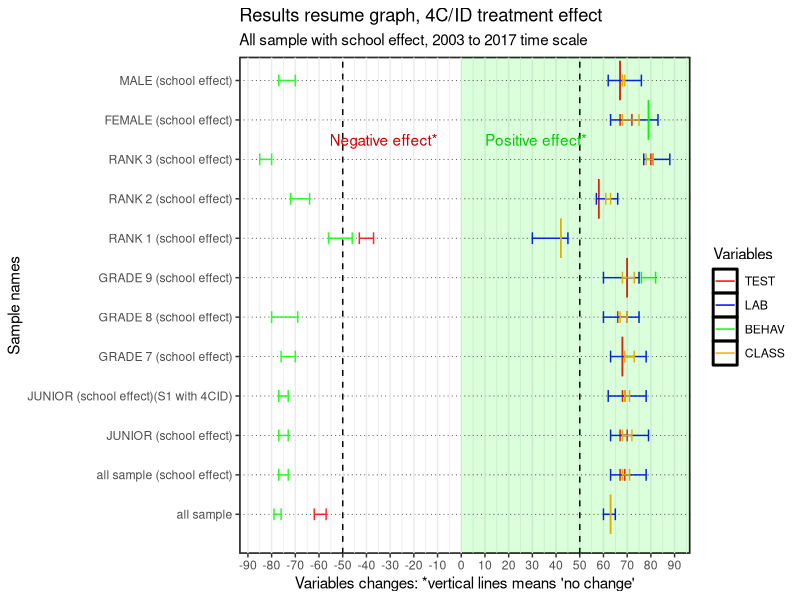
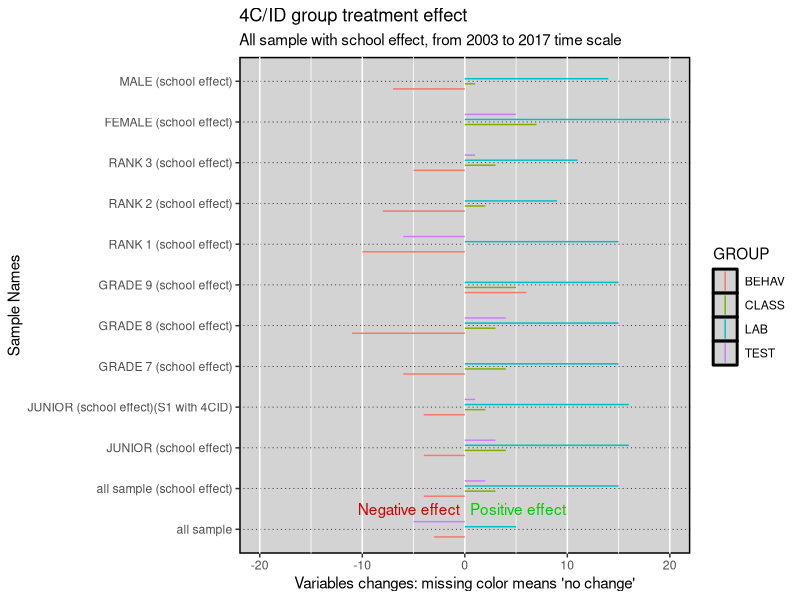
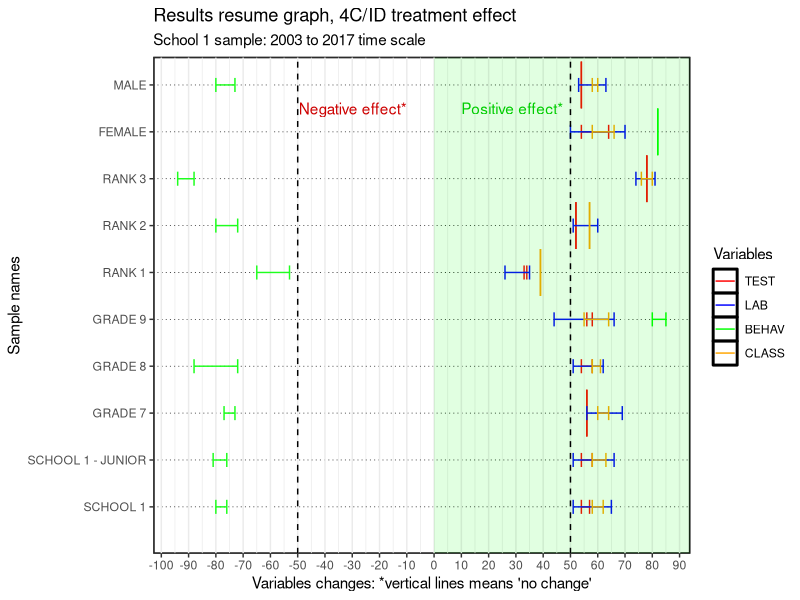
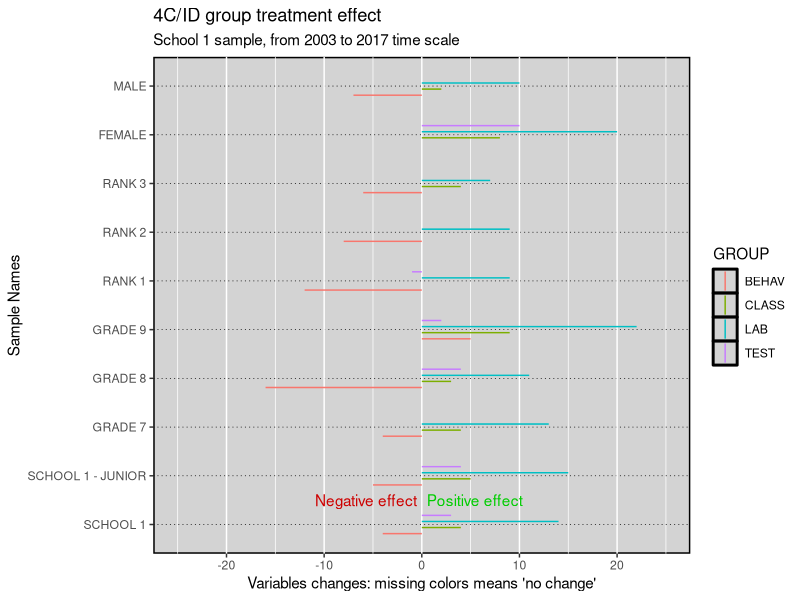
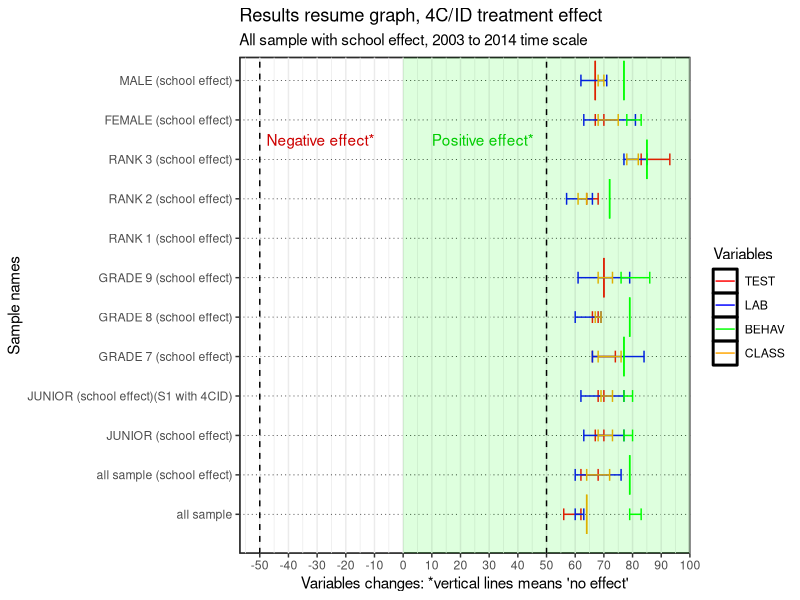
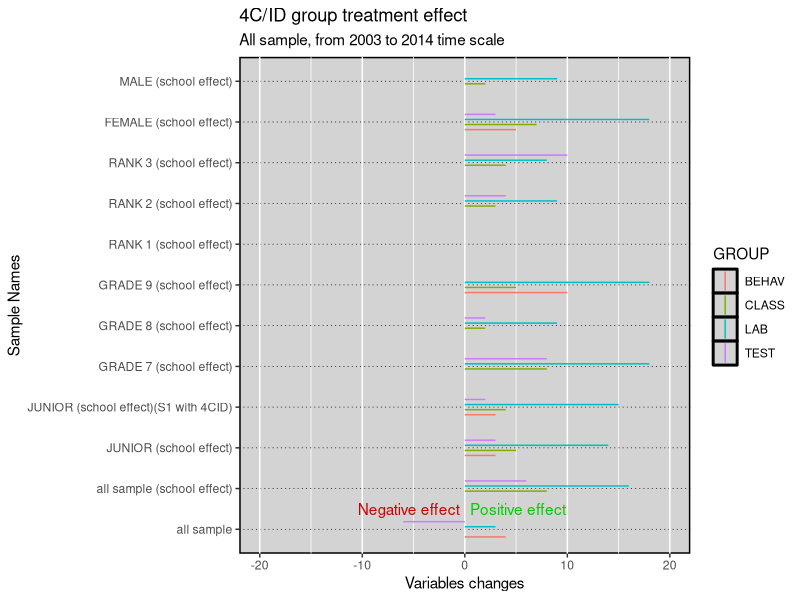
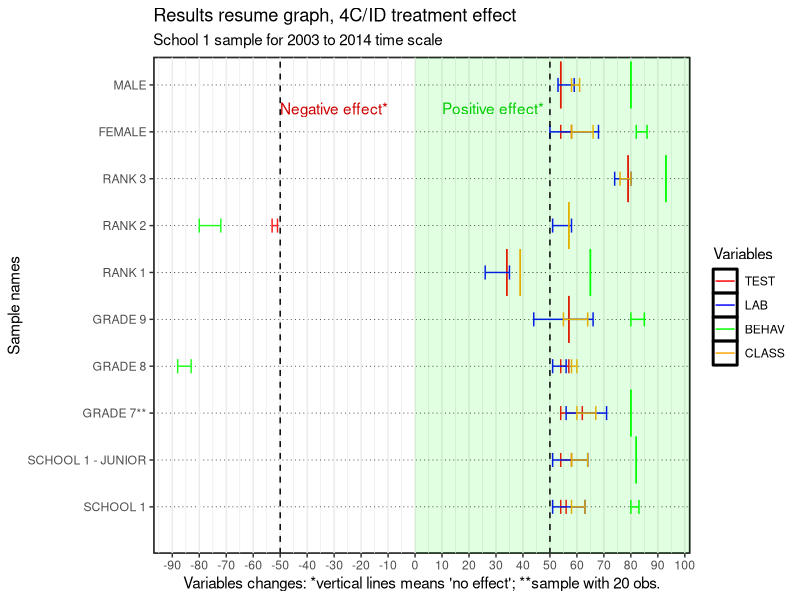
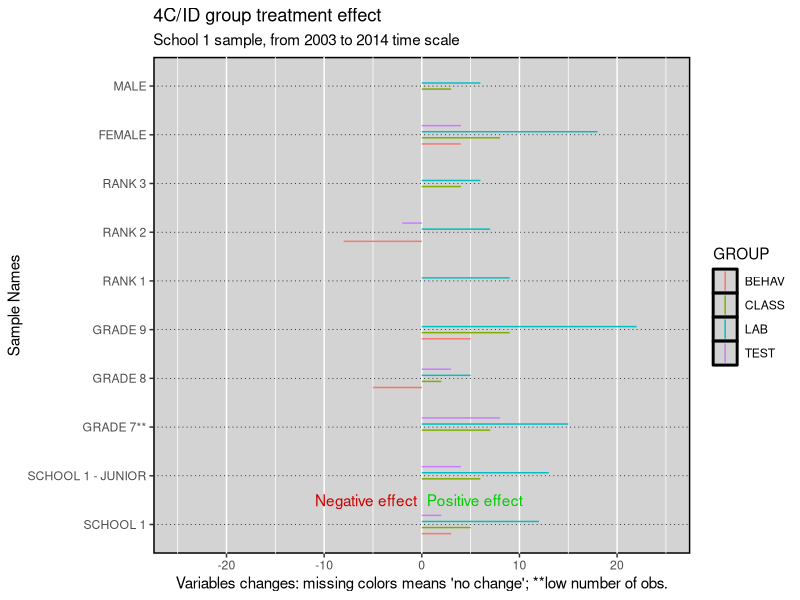

Write the R code that produced these figures, in order.
#INDEX
# Summary results all sample (with school effect) - 2003 to 2017 - 15
  # variable change - 53
# School 1 - 2003 to 2017 - 91
  # variable change - 135
# Summary results all sample (with school effect) - 2003 to 2014 - 175
  # variable change - 212
# School 1 - 2003 to 2014 - 250
  # variable change - 289
# All sample - 312
  # Variable change - 349
# School 1 JUNIOR grade - 2003 to 2017 - 383
# variable change - 420
# School 1 JUNIOR grade - 2003 to 2014 - 454
# variable change - 492

# libraries 
library(dplyr) #work with data frames
library(tidyverse) #include dplyr
library(ggplot2) # graphs
library(gridExtra) #arrange graphs in rows

# NOTE: https://r-charts.com/part-whole/diverging-bar-chart-ggplot2/
# for plotting changes
# the graphs with varables chnge are based on the sama data frame "results" which means
# hat you need to run results and resultsD for diferent graphs after running the data

########## Summary results all sample (with school effect) - 2003 to 2017
# for changes that have p-value that we can't reject the null I use the mean value

results <- data.frame(
  samples=c("all sample", "all sample (school effect)" , "JUNIOR (school effect)", "JUNIOR (school effect)(S1 with 4CID)", "GRADE 7 (school effect)","GRADE 8 (school effect)", "GRADE 9 (school effect)", "RANK 1 (school effect)", "RANK 2 (school effect)","RANK 3 (school effect)","FEMALE (school effect)","MALE (school effect)"),
  TEST1=c(-57,67,67,68,68,66,70,-37,58,80,67,67),
  TEST2=c(-62,69,70,69,68,70,70,-43,58,81,72,67),
  LAB1=c(60,63,63,62,63,60,60,30,57,77,63,62),
  LAB2=c(65,78,79,78,78,75,75,45,66,88,83,76),
  BEHAV1=c(-76,-73,-73,-73,-70,-69,76,-46,-64,-80,79,-70),
  BEHAV2=c(-79,-77,-77,-77,-76,-80,82,-56,-72,-85,79,-77),
  CLASS1=c(63,68,68,69,69,67,68,42,61,78,68,68),
  CLASS2=c(63,71,72,71,73,70,73,42,63,81,75,69)
)
results

ggplot(results,aes(group=TEST1)) +
  geom_errorbar(aes(x=samples, ymin=TEST1, ymax=TEST2,color='TEST'), width = ifelse(results$TEST1==results$TEST2, 1, 0.3))+
  geom_errorbar(aes(x=samples, ymin=LAB1, ymax=LAB2,color='LAB'), width = ifelse(results$LAB1==results$LAB2, 1, 0.3)) +
  geom_errorbar(aes(x=samples, ymin=BEHAV1, ymax=BEHAV2, color='BEHAV'), width = ifelse(results$BEHAV1==results$BEHAV2, 1, 0.3)) +
  geom_errorbar(aes(x=samples, ymin=CLASS1, ymax=CLASS2, color='CLASS'),width = ifelse(results$CLASS1==results$CLASS2, 1, 0.3)) +
  xlab("Sample names")+
  labs(title="Results resume graph, 4C/ID treatment effect",y = "Variables changes: *vertical lines means 'no change'",subtitle = "All sample with school effect, 2003 to 2017 time scale")+
  scale_color_manual(name='Variables',
                     breaks=c('TEST','LAB', 'BEHAV', 'CLASS'),
                     values=c('TEST'='red', 'LAB'='blue', 'BEHAV'='green', 'CLASS'='orange'))+
  theme_bw()+
  theme(panel.grid.major.y = element_line(color = 1,linewidth = 0.25, linetype = 3),panel.background = element_rect(color = 1, linewidth = 1),plot.background = element_rect(fill = "white"))+
  geom_rect(aes(xmin=0,xmax=Inf,ymin = - Inf,ymax = 0),fill="white",alpha = 0.01) +
  geom_rect(aes(xmin=0,xmax=Inf,ymin = 0,ymax = Inf),fill="green",alpha = 0.01) +
  scale_x_discrete(limits=c("all sample", "all sample (school effect)" , "JUNIOR (school effect)", "JUNIOR (school effect)(S1 with 4CID)", "GRADE 7 (school effect)","GRADE 8 (school effect)", "GRADE 9 (school effect)", "RANK 1 (school effect)", "RANK 2 (school effect)","RANK 3 (school effect)","FEMALE (school effect)","MALE (school effect)"))+
  scale_y_continuous(breaks = seq(-100, 100, by = 10))+
  geom_hline(yintercept=c(-50,50),color="black",linetype=2)+
  annotate(geom="text", x=10.5, y=-10, label="Negative effect*",color="red3",hjust=1)+
  annotate(geom="text", x=10.5, y=10, label="Positive effect*",color="green3",hjust=0)+
  coord_flip()

# Results: variable change
# prepare data frame for bar ploting
# IMPORTANT NOTE: the negative values are used to plot them in a different area of the graph for 
# negative effects. However, to use this data-frames to compute changes we need to have this values 
# exchanged in order to compute negative change values.
results$DTEST <- results$TEST2-results$TEST1
results$DLAB <- results$LAB2-results$LAB1
results$DBEHAV <- results$BEHAV2-results$BEHAV1
results$DCLASS <- results$CLASS2-results$CLASS1
resultsDTEST <- results %>% select(samples,DTEST)
resultsDTEST$GROUP <-"TEST"
names(resultsDTEST)[2]<-'VALUE'
resultsDLAB <- results %>% select(samples,DLAB)
resultsDLAB$GROUP <-"LAB"
names(resultsDLAB)[2]<-'VALUE'
resultsDBEHAV <- results %>% select(samples,DBEHAV)
resultsDBEHAV$GROUP <-"BEHAV"
names(resultsDBEHAV)[2]<-'VALUE'
resultsDCLASS <- results %>% select(samples,DCLASS)
resultsDCLASS$GROUP <-"CLASS"
names(resultsDCLASS)[2]<-'VALUE'
resultsD<-bind_rows(resultsDTEST,resultsDLAB,resultsDBEHAV,resultsDCLASS)
resultsD

ggplot(resultsD,aes(x=samples,xmin=samples, ymin=0, ymax=VALUE,color=GROUP)) +
  geom_linerange(position = position_dodge(width = 0.5))+
  ylab("Variables changes: missing color means 'no change'")+labs(title="4C/ID group treatment effect",subtitle = "All sample with school effect, from 2003 to 2017 time scale",x = "Sample Names")+
  theme(panel.grid.major.y = element_line(color = 1,linewidth = 0.25, linetype = 3),panel.background = element_rect(fill="lightgray",color = 1, linewidth = 1),plot.background = element_rect(fill = "white"))+
  annotate(geom="text", y=-0.5, x=1.5, label="Negative effect",color="red3",hjust=1)+
  annotate(geom="text", y=0.5, x=1.5, label="Positive effect",color="green3",hjust=0)+
  scale_x_discrete(limits=c("all sample", "all sample (school effect)" , "JUNIOR (school effect)", "JUNIOR (school effect)(S1 with 4CID)", "GRADE 7 (school effect)","GRADE 8 (school effect)", "GRADE 9 (school effect)", "RANK 1 (school effect)", "RANK 2 (school effect)","RANK 3 (school effect)","FEMALE (school effect)","MALE (school effect)"))+
  scale_y_continuous(limits=c(-20,20,5))+  
  coord_flip()

########## Summary results for SCHOOL 1 sample only - 2003 to 2017
# for changes that have p-value that we can't reject the null I use the mean value
results <- data.frame(
  samples=c("SCHOOL 1", "SCHOOL 1 - JUNIOR","GRADE 7","GRADE 8", "GRADE 9", "RANK 1", "RANK 2","RANK 3","FEMALE","MALE"),
  TEST1=c(54,54,56,54,56,34,52,78,54,54),
  TEST2=c(57,58,56,58,58,33,52,78,64,54),
  LAB1=c(51,51,56,51,44,26,51,74,50,53),
  LAB2=c(65,66,69,62,66,35,60,81,70,63),
  BEHAV1=c(-76,-76,-73,-72,80,-53,-72,-88,82,-73),
  BEHAV2=c(-80,-81,-77,-88,85,-65,-80,-94,82,-80),
  CLASS1=c(58,58,60,58,55,39,57,76,58,58),
  CLASS2=c(62,63,64,61,64,39,57,80,66,60)
)

# This data.frame file ResultsD is also used for the all sample school effect. Please build it starting
# with the new data fle "results" continue to the line "Results change" to have the same file but only for the school 1 sample.

ggplot(results,aes(group=TEST1)) +
  geom_errorbar(aes(x=samples, ymin=TEST1, ymax=TEST2,color='TEST'), width = ifelse(results$TEST1==results$TEST2, 1, 0.3))+
  geom_errorbar(aes(x=samples, ymin=LAB1, ymax=LAB2,color='LAB'), width = ifelse(results$LAB1==results$LAB2, 1, 0.3)) +
  geom_errorbar(aes(x=samples, ymin=BEHAV1, ymax=BEHAV2, color='BEHAV'), width = ifelse(results$BEHAV1==results$BEHAV2, 1, 0.3)) +
  geom_errorbar(aes(x=samples, ymin=CLASS1, ymax=CLASS2, color='CLASS'),width = ifelse(results$CLASS1==results$CLASS2, 1, 0.3)) +
  xlab("Sample names")+labs(title="Results resume graph, 4C/ID treatment effect",y = "Variables changes: *vertical lines means 'no change'",subtitle = "School 1 sample: 2003 to 2017 time scale")+
  scale_color_manual(name='Variables',
                     breaks=c('TEST','LAB', 'BEHAV', 'CLASS'),
                     values=c('TEST'='red', 'LAB'='blue', 'BEHAV'='green', 'CLASS'='orange'))+
  theme_bw()+
  theme(panel.grid.major.y = element_line(color = 1,linewidth = 0.25, linetype = 3),panel.background = element_rect(color = 1, linewidth = 1),plot.background = element_rect(fill = "white"))+
  geom_rect(aes(xmin=0,xmax=Inf,ymin = - Inf,ymax = 0),fill="white",alpha = 0.01) +
  geom_rect(aes(xmin=0,xmax=Inf,ymin = 0,ymax = Inf),fill="green",alpha = 0.01) +
  scale_x_discrete(limits=c("SCHOOL 1", "SCHOOL 1 - JUNIOR","GRADE 7","GRADE 8", "GRADE 9", "RANK 1", "RANK 2","RANK 3","FEMALE","MALE"))+
  scale_y_continuous(breaks = seq(-100, 100, by = 10))+
  geom_hline(yintercept=c(-50,50),color="black",linetype=2)+
  annotate(geom="text", x=9.5, y=-10, label="Negative effect*",color="red3",hjust=1)+
  annotate(geom="text", x=9.5, y=10, label="Positive effect*",color="green3",hjust=0)+
  coord_flip()

# Results: variable change
# prepare data frame for bar ploting
# IMPORTANT NOTE: the negative values are used to plot them in a different area of the graph for 
# negative effects. However, to use this data-frames to compute changes we need to have this values 
# exchanged in order to compute negative change values.
results$DTEST <- results$TEST2-results$TEST1
results$DLAB <- results$LAB2-results$LAB1
results$DBEHAV <- results$BEHAV2-results$BEHAV1
results$DCLASS <- results$CLASS2-results$CLASS1
resultsDTEST <- results %>% select(samples,DTEST)
resultsDTEST$GROUP <-"TEST"
names(resultsDTEST)[2]<-'VALUE'
resultsDLAB <- results %>% select(samples,DLAB)
resultsDLAB$GROUP <-"LAB"
names(resultsDLAB)[2]<-'VALUE'
resultsDBEHAV <- results %>% select(samples,DBEHAV)
resultsDBEHAV$GROUP <-"BEHAV"
names(resultsDBEHAV)[2]<-'VALUE'
resultsDCLASS <- results %>% select(samples,DCLASS)
resultsDCLASS$GROUP <-"CLASS"
names(resultsDCLASS)[2]<-'VALUE'
resultsD<-bind_rows(resultsDTEST,resultsDLAB,resultsDBEHAV,resultsDCLASS)
resultsD

ggplot(resultsD,aes(x=samples, ymin=0, ymax=VALUE,color=GROUP)) +
  geom_linerange(position = position_dodge(width = 0.5))+
  ylab("Variables changes: missing colors means 'no change'")+labs(title="4C/ID group treatment effect",subtitle = "School 1 sample, from 2003 to 2017 time scale",x = "Sample Names")+
  theme(panel.grid.major.y = element_line(color = 1,linewidth = 0.25, linetype = 3),panel.background = element_rect(fill="lightgray",color = 1, linewidth = 1),plot.background = element_rect(fill = "white"))+
  annotate(geom="text", y=-0.5, x=1.5, label="Negative effect",color="red3",hjust=1)+
  annotate(geom="text", y=0.5, x=1.5, label="Positive effect",color="green3",hjust=0)+
  scale_x_discrete(limits=c("SCHOOL 1", "SCHOOL 1 - JUNIOR","GRADE 7","GRADE 8", "GRADE 9", "RANK 1", "RANK 2","RANK 3","FEMALE","MALE"))+
  scale_y_continuous(limits=c(-25,25,5))+  
  coord_flip()

########## Summary results all sample (with school effect) - 2003 to 2014
# for changes that have p-value that we can't reject the null I use the mean value
# Rank 1 small sample
results <- data.frame(
  samples=c("all sample", "all sample (school effect)" , "JUNIOR (school effect)", "JUNIOR (school effect)(S1 with 4CID)", "GRADE 7 (school effect)","GRADE 8 (school effect)", "GRADE 9 (school effect)", "RANK 2 (school effect)","RANK 3 (school effect)","FEMALE (school effect)","MALE (school effect)"),
  TEST1=c(62,62,67,68,66,66,70,64,83,67,67),
  TEST2=c(56,68,70,70,74,68,70,68,93,70,67),
  LAB1=c(60,60,63,62,66,60,61,57,77,63,62),
  LAB2=c(63,76,77,77,84,69,79,66,85,81,71),
  BEHAV1=c(79,79,77,77,77,79,76,72,85,78,77),
  BEHAV2=c(83,79,80,80,77,79,86,72,85,83,77),
  CLASS1=c(64,64,68,69,68,67,68,61,78,68,68),
  CLASS2=c(64,72,73,73,76,69,73,64,82,75,70)
)
results

ggplot(results,aes(group=TEST1)) +
  geom_errorbar(aes(x=samples, ymin=TEST1, ymax=TEST2,color='TEST'), width = ifelse(results$TEST1==results$TEST2, 1, 0.3))+
  geom_errorbar(aes(x=samples, ymin=LAB1, ymax=LAB2,color='LAB'), width = ifelse(results$LAB1==results$LAB2, 1, 0.3)) +
  geom_errorbar(aes(x=samples, ymin=BEHAV1, ymax=BEHAV2, color='BEHAV'), width = ifelse(results$BEHAV1==results$BEHAV2, 1, 0.3)) +
  geom_errorbar(aes(x=samples, ymin=CLASS1, ymax=CLASS2, color='CLASS'),width = ifelse(results$CLASS1==results$CLASS2, 1, 0.3)) +
  xlab("Sample names")+
  labs(title="Results resume graph, 4C/ID treatment effect",y = "Variables changes: *vertical lines means 'no effect'",subtitle = "All sample with school effect, 2003 to 2014 time scale")+
  scale_color_manual(name='Variables',
                     breaks=c('TEST','LAB', 'BEHAV', 'CLASS'),
                     values=c('TEST'='red', 'LAB'='blue', 'BEHAV'='green', 'CLASS'='orange'))+
  theme_bw()+
  theme(panel.grid.major.y = element_line(color = 1,linewidth = 0.25, linetype = 3),panel.background = element_rect(color = 1, linewidth = 1),plot.background = element_rect(fill = "white"))+
  geom_rect(aes(xmin=0,xmax=Inf,ymin = - Inf,ymax = 0),fill="white",alpha = 0.01) +
  geom_rect(aes(xmin=0,xmax=Inf,ymin = 0,ymax = Inf),fill="green",alpha = 0.01) +
  scale_x_discrete(limits=c("all sample", "all sample (school effect)" , "JUNIOR (school effect)", "JUNIOR (school effect)(S1 with 4CID)", "GRADE 7 (school effect)","GRADE 8 (school effect)", "GRADE 9 (school effect)", "RANK 1 (school effect)", "RANK 2 (school effect)","RANK 3 (school effect)","FEMALE (school effect)","MALE (school effect)"))+
  scale_y_continuous(breaks = seq(-100, 100, by = 10))+
  geom_hline(yintercept=c(-50,50),color="black",linetype=2)+
  annotate(geom="text", x=10.5, y=-10, label="Negative effect*",color="red3",hjust=1)+
  annotate(geom="text", x=10.5, y=10, label="Positive effect*",color="green3",hjust=0)+
  coord_flip()

# Results: variable change
# prepare data frame for bar ploting
# IMPORTANT NOTE: the negative values are used to plot them in a different area of the graph for 
# negative effects. However, to use this data-frames to compute changes we need to have this values 
# exchanged in order to compute negative change values.
results$DTEST <- results$TEST2-results$TEST1
results$DLAB <- results$LAB2-results$LAB1
results$DBEHAV <- results$BEHAV2-results$BEHAV1
results$DCLASS <- results$CLASS2-results$CLASS1
resultsDTEST <- results %>% select(samples,DTEST)
resultsDTEST$GROUP <-"TEST"
names(resultsDTEST)[2]<-'VALUE'
resultsDLAB <- results %>% select(samples,DLAB)
resultsDLAB$GROUP <-"LAB"
names(resultsDLAB)[2]<-'VALUE'
resultsDBEHAV <- results %>% select(samples,DBEHAV)
resultsDBEHAV$GROUP <-"BEHAV"
names(resultsDBEHAV)[2]<-'VALUE'
resultsDCLASS <- results %>% select(samples,DCLASS)
resultsDCLASS$GROUP <-"CLASS"
names(resultsDCLASS)[2]<-'VALUE'
resultsD<-bind_rows(resultsDTEST,resultsDLAB,resultsDBEHAV,resultsDCLASS)
resultsD

ggplot(resultsD,aes(x=samples, ymin=0, ymax=VALUE,color=GROUP)) +
  geom_linerange(position = position_dodge(width = 0.5))+
  ylab("Variables changes")+labs(title="4C/ID group treatment effect",subtitle = "All sample, from 2003 to 2014 time scale",x = "Sample Names")+
  theme(panel.grid.major.y = element_line(color = 1,linewidth = 0.25, linetype = 3),panel.background = element_rect(fill="lightgray",color = 1, linewidth = 1),plot.background = element_rect(fill = "white"))+  annotate(geom="text", y=-0.5, x=1.5, label="Negative effect",color="red3",hjust=1)+
  annotate(geom="text", y=0.5, x=1.5, label="Positive effect",color="green3",hjust=0)+
  scale_x_discrete(limits=c("all sample", "all sample (school effect)" , "JUNIOR (school effect)", "JUNIOR (school effect)(S1 with 4CID)", "GRADE 7 (school effect)","GRADE 8 (school effect)", "GRADE 9 (school effect)", "RANK 1 (school effect)", "RANK 2 (school effect)","RANK 3 (school effect)","FEMALE (school effect)","MALE (school effect)"))+
  scale_y_continuous(limits=c(-20,20,5))+  
  coord_flip()

########## Summary results for SCHOOL 1 sample only - 2003 to 2014
# for changes that have p-value that we can't reject the null I use the mean value
results <- data.frame(
  samples=c("SCHOOL 1", "SCHOOL 1 - JUNIOR","GRADE 7**","GRADE 8", "GRADE 9", "RANK 1", "RANK 2","RANK 3","FEMALE","MALE"),
  TEST1=c(54,54,54,54,57,34,-51,79,54,54),
  TEST2=c(56,58,62,57,57,34,-53,79,58,54),
  LAB1=c(51,51,56,51,44,26,51,74,50,53),
  LAB2=c(63,64,71,56,66,35,58,80,68,59),
  BEHAV1=c(80,82,80,-83,80,65,-72,93,82,80),
  BEHAV2=c(83,82,80,-88,85,65,-80,93,86,80),
  CLASS1=c(58,58,60,58,55,39,57,76,58,58),
  CLASS2=c(63,64,67,60,64,39,57,80,66,61)
)

# ** sample with 20 obs.

ggplot(results,aes(group=TEST1)) +
  geom_errorbar(aes(x=samples, ymin=TEST1, ymax=TEST2,color='TEST'), width = ifelse(results$TEST1==results$TEST2, 1, 0.3))+
  geom_errorbar(aes(x=samples, ymin=LAB1, ymax=LAB2,color='LAB'), width = ifelse(results$LAB1==results$LAB2, 1, 0.3)) +
  geom_errorbar(aes(x=samples, ymin=BEHAV1, ymax=BEHAV2, color='BEHAV'), width = ifelse(results$BEHAV1==results$BEHAV2, 1, 0.3)) +
  geom_errorbar(aes(x=samples, ymin=CLASS1, ymax=CLASS2, color='CLASS'),width = ifelse(results$CLASS1==results$CLASS2, 1, 0.3)) +
  xlab("Sample names")+
  labs(title="Results resume graph, 4C/ID treatment effect",y = "Variables changes: *vertical lines means 'no effect'; **sample with 20 obs.",subtitle = "School 1 sample for 2003 to 2014 time scale")+
  scale_color_manual(name='Variables',
                     breaks=c('TEST','LAB', 'BEHAV', 'CLASS'),
                     values=c('TEST'='red', 'LAB'='blue', 'BEHAV'='green', 'CLASS'='orange'))+
  theme_bw()+
  theme(panel.grid.major.y = element_line(color = 1,linewidth = 0.25, linetype = 3),panel.background = element_rect(color = 1, linewidth = 1),plot.background = element_rect(fill = "white"))+
  geom_rect(aes(xmin=0,xmax=Inf,ymin = - Inf,ymax = 0),fill="white",alpha = 0.01) +
  geom_rect(aes(xmin=0,xmax=Inf,ymin = 0,ymax = Inf),fill="green",alpha = 0.01) +
  scale_x_discrete(limits=c("SCHOOL 1", "SCHOOL 1 - JUNIOR","GRADE 7**","GRADE 8", "GRADE 9", "RANK 1", "RANK 2","RANK 3","FEMALE","MALE"))+
  scale_y_continuous(breaks = seq(-100, 100, by = 10))+
  geom_hline(yintercept=c(-50,50),color="black",linetype=2)+
  annotate(geom="text", x=9.5, y=-10, label="Negative effect*",color="red3",hjust=1)+
  annotate(geom="text", x=9.5, y=10, label="Positive effect*",color="green3",hjust=0)+
  coord_flip()

# Results: variable change
# prepare data frame for bar ploting
# IMPORTANT NOTE: the negative values are used to plot them in a different area of the graph for 
# negative effects. However, to use this data-frames to compute changes we need to have this values 
# exchanged in order to compute negative change values.
results$DTEST <- results$TEST2-results$TEST1
results$DLAB <- results$LAB2-results$LAB1
results$DBEHAV <- results$BEHAV2-results$BEHAV1
results$DCLASS <- results$CLASS2-results$CLASS1
resultsDTEST <- results %>% select(samples,DTEST)
resultsDTEST$GROUP <-"TEST"
names(resultsDTEST)[2]<-'VALUE'
resultsDLAB <- results %>% select(samples,DLAB)
resultsDLAB$GROUP <-"LAB"
names(resultsDLAB)[2]<-'VALUE'
resultsDBEHAV <- results %>% select(samples,DBEHAV)
resultsDBEHAV$GROUP <-"BEHAV"
names(resultsDBEHAV)[2]<-'VALUE'
resultsDCLASS <- results %>% select(samples,DCLASS)
resultsDCLASS$GROUP <-"CLASS"
names(resultsDCLASS)[2]<-'VALUE'
resultsD<-bind_rows(resultsDTEST,resultsDLAB,resultsDBEHAV,resultsDCLASS)
resultsD

ggplot(resultsD,aes(x=samples, ymin=0, ymax=VALUE,color=GROUP)) +
  geom_linerange(position = position_dodge(width = 0.5))+
  ylab("Variables changes: missing colors means 'no change'; **low number of obs.")+labs(title="4C/ID group treatment effect",subtitle = "School 1 sample, from 2003 to 2014 time scale",x = "Sample Names")+
  theme(panel.grid.major.y = element_line(color = 1,linewidth = 0.25, linetype = 3),panel.background = element_rect(fill="lightgray",color = 1, linewidth = 1),plot.background = element_rect(fill = "white"))+
  annotate(geom="text", y=-0.5, x=1.5, label="Negative effect",color="red3",hjust=1)+
  annotate(geom="text", y=0.5, x=1.5, label="Positive effect",color="green3",hjust=0)+
  scale_x_discrete(limits=c("SCHOOL 1", "SCHOOL 1 - JUNIOR","GRADE 7**","GRADE 8", "GRADE 9", "RANK 1", "RANK 2","RANK 3","FEMALE","MALE"))+
  scale_y_continuous(limits=c(-25,25,5))+  
  coord_flip()

########## Summary results all sample - 2003 to 2017
# for changes that have p-value that we can't reject the null I use the mean value

results <- data.frame(
  samples=c("all sample","JUNIOR","JUNIOR HIGH","GRADE 7","GRADE 8", "GRADE 9", "RANK 1", "RANK 2","RANK 3","FEMALE","MALE"),
  TEST1=c(-58,-58,54,60,60,-58,-34,-51,79,62,-55),
  TEST2=c(-62,-63,54,60,60,-67,-33,-56,79,62,-61),
  LAB1=c(60,60,55,61,60,60,28,54,76,60,60),
  LAB2=c(65,66,65,69,62,66,35,60,81,70,63),
  BEHAV1=c(-76,-76,-75,-73,-72,77,-54,-72,87,79,-73),
  BEHAV2=c(-79,-79,-80,-77,-80,85,-63,-75,87,83,-78),
  CLASS1=c(63,64,59,64,62,65,39,-58,77,64,-60),
  CLASS2=c(63,63,59,64,62,65,39,-59,80,66,-64)
)
results

ggplot(results,aes(group=TEST1)) +
  geom_errorbar(aes(x=samples, ymin=TEST1, ymax=TEST2,color='TEST'), width = ifelse(results$TEST1==results$TEST2, 1, 0.3))+
  geom_errorbar(aes(x=samples, ymin=LAB1, ymax=LAB2,color='LAB'), width = ifelse(results$LAB1==results$LAB2, 1, 0.3)) +
  geom_errorbar(aes(x=samples, ymin=BEHAV1, ymax=BEHAV2, color='BEHAV'), width = ifelse(results$BEHAV1==results$BEHAV2, 1, 0.3)) +
  geom_errorbar(aes(x=samples, ymin=CLASS1, ymax=CLASS2, color='CLASS'),width = ifelse(results$CLASS1==results$CLASS2, 1, 0.3)) +
  xlab("Sample names")+
  labs(title="Results resume graph, 4C/ID treatment effect",y = "Variables changes: *vertical lines means 'no effect'",subtitle = "2003 to 2017 time scale")+
  scale_color_manual(name='Variables',
                     breaks=c('TEST','LAB', 'BEHAV', 'CLASS'),
                     values=c('TEST'='red', 'LAB'='blue', 'BEHAV'='green', 'CLASS'='orange'))+
  theme_bw()+
  theme(panel.grid.major.y = element_line(color = 1,linewidth = 0.25, linetype = 3),panel.background = element_rect(color = 1, linewidth = 1),plot.background = element_rect(fill = "white"))+
  geom_rect(aes(xmin=0,xmax=Inf,ymin = - Inf,ymax = 0),fill="white",alpha = 0.01) +
  geom_rect(aes(xmin=0,xmax=Inf,ymin = 0,ymax = Inf),fill="green",alpha = 0.01) +
  scale_x_discrete(limits=c("all sample","JUNIOR","JUNIOR HIGH","GRADE 7","GRADE 8", "GRADE 9", "RANK 1", "RANK 2","RANK 3","FEMALE","MALE"))+
  scale_y_continuous(breaks = seq(-100, 100, by = 10))+
  geom_hline(yintercept=c(-50,50),color="black",linetype=2)+
  annotate(geom="text", x=10.5, y=-10, label="Negative effect*",color="red3",hjust=1)+
  annotate(geom="text", x=10.5, y=10, label="Positive effect*",color="green3",hjust=0)+
  coord_flip()

# Results: variable change
# prepare data frame for bar ploting
# IMPORTANT NOTE: the negative values are used to plot them in a different area of the graph for 
# negative effects. However, to use this data-frames to compute changes we need to have this values 
# exchanged in order to compute negative change values.
results$DTEST <- results$TEST2-results$TEST1
results$DLAB <- results$LAB2-results$LAB1
results$DBEHAV <- results$BEHAV2-results$BEHAV1
results$DCLASS <- results$CLASS2-results$CLASS1
resultsDTEST <- results %>% select(samples,DTEST)
resultsDTEST$GROUP <-"TEST"
names(resultsDTEST)[2]<-'VALUE'
resultsDLAB <- results %>% select(samples,DLAB)
resultsDLAB$GROUP <-"LAB"
names(resultsDLAB)[2]<-'VALUE'
resultsDBEHAV <- results %>% select(samples,DBEHAV)
resultsDBEHAV$GROUP <-"BEHAV"
names(resultsDBEHAV)[2]<-'VALUE'
resultsDCLASS <- results %>% select(samples,DCLASS)
resultsDCLASS$GROUP <-"CLASS"
names(resultsDCLASS)[2]<-'VALUE'
resultsD<-bind_rows(resultsDTEST,resultsDLAB,resultsDBEHAV,resultsDCLASS)
resultsD

ggplot(resultsD,aes(x=samples, ymin=0, ymax=VALUE,color=GROUP)) +
  geom_linerange(position = position_dodge(width = 0.5))+
  ylab("Variables changes: missing colors means'no change'")+labs(title="4C/ID group treatment effect",subtitle = "All sample, from 2003 to 2017 time scale",x = "Sample Names")+
  theme(panel.grid.major.y = element_line(color = 1,linewidth = 0.25, linetype = 3),panel.background = element_rect(fill="lightgray",color = 1, linewidth = 1),plot.background = element_rect(fill = "white"))+  
  annotate(geom="text", y=-0.5, x=1.5, label="Negative effect",color="red3",hjust=1)+
  annotate(geom="text", y=0.5, x=1.5, label="Positive effect",color="green3",hjust=0)+
  scale_x_discrete(limits=c("all sample","JUNIOR","JUNIOR HIGH","GRADE 7","GRADE 8", "GRADE 9", "RANK 1", "RANK 2","RANK 3","FEMALE","MALE"))+
  scale_y_continuous(limits=c(-10,10,5))+  
  coord_flip()

########## Summary results school 1 JUNIOR sample - 2003 to 2017
# for changes that have p-value that we can't reject the null I use the mean value

results <- data.frame(
  samples=c("SCHOOL 1","JUNIOR","GRADE 7","GRADE 8", "GRADE 9", "RANK 1", "RANK 2","RANK 3","FEMALE","MALE"),
  TEST1=c(54,54,54,54,56,33,53,79,54,55),
  TEST2=c(57,58,58,58,58,33,53,79,61,55),
  LAB1=c(51,51,56,51,44,26,51,73,50,53),
  LAB2=c(65,66,69,62,66,35,61,81,70,61),
  BEHAV1=c(-76,-76,-73,-72,80,-54,-71,-91,82,-72),
  BEHAV2=c(-80,-81,-77,-88,85,-65,-80,-94,82,-80),
  CLASS1=c(58,58,60,58,55,39,57,77,58,58),
  CLASS2=c(62,63,64,61,64,39,57,81,67,60)
)
results

ggplot(results,aes(group=TEST1)) +
  geom_errorbar(aes(x=samples, ymin=TEST1, ymax=TEST2,color='TEST'), width = ifelse(results$TEST1==results$TEST2, 1, 0.3))+
  geom_errorbar(aes(x=samples, ymin=LAB1, ymax=LAB2,color='LAB'), width = ifelse(results$LAB1==results$LAB2, 1, 0.3)) +
  geom_errorbar(aes(x=samples, ymin=BEHAV1, ymax=BEHAV2, color='BEHAV'), width = ifelse(results$BEHAV1==results$BEHAV2, 1, 0.3)) +
  geom_errorbar(aes(x=samples, ymin=CLASS1, ymax=CLASS2, color='CLASS'),width = ifelse(results$CLASS1==results$CLASS2, 1, 0.3)) +
  xlab("Sample names")+
  labs(title="Results resume graph, 4C/ID treatment effect",y = "Variables changes: *vertical lines means 'no effect'",subtitle = "School 1 Junior sample for 2003 to 2017 time scale")+
  scale_color_manual(name='Variables',
                     breaks=c('TEST','LAB', 'BEHAV', 'CLASS'),
                     values=c('TEST'='red', 'LAB'='blue', 'BEHAV'='green', 'CLASS'='orange'))+
  theme_bw()+
  theme(panel.grid.major.y = element_line(color = 1,linewidth = 0.25, linetype = 3),panel.background = element_rect(color = 1, linewidth = 1),plot.background = element_rect(fill = "white"))+
  geom_rect(aes(xmin=0,xmax=Inf,ymin = - Inf,ymax = 0),fill="white",alpha = 0.01) +
  geom_rect(aes(xmin=0,xmax=Inf,ymin = 0,ymax = Inf),fill="green",alpha = 0.01) +
  scale_x_discrete(limits=c("SCHOOL 1","JUNIOR","GRADE 7","GRADE 8", "GRADE 9", "RANK 1", "RANK 2","RANK 3","FEMALE","MALE"))+
  scale_y_continuous(breaks = seq(-100, 100, by = 10))+
  geom_hline(yintercept=c(-50,50),color="black",linetype=2)+
  annotate(geom="text", x=9.5, y=-10, label="Negative effect*",color="red3",hjust=1)+
  annotate(geom="text", x=9.5, y=10, label="Positive effect*",color="green3",hjust=0)+
  coord_flip()

# Results: variable change
# prepare data frame for bar ploting
# IMPORTANT NOTE: the negative values are used to plot them in a different area of the graph for 
# negative effects. However, to use this data-frames to compute changes we need to have this values 
# exchanged in order to compute negative change values.
results$DTEST <- results$TEST2-results$TEST1
results$DLAB <- results$LAB2-results$LAB1
results$DBEHAV <- results$BEHAV2-results$BEHAV1
results$DCLASS <- results$CLASS2-results$CLASS1
resultsDTEST <- results %>% select(samples,DTEST)
resultsDTEST$GROUP <-"TEST"
names(resultsDTEST)[2]<-'VALUE'
resultsDLAB <- results %>% select(samples,DLAB)
resultsDLAB$GROUP <-"LAB"
names(resultsDLAB)[2]<-'VALUE'
resultsDBEHAV <- results %>% select(samples,DBEHAV)
resultsDBEHAV$GROUP <-"BEHAV"
names(resultsDBEHAV)[2]<-'VALUE'
resultsDCLASS <- results %>% select(samples,DCLASS)
resultsDCLASS$GROUP <-"CLASS"
names(resultsDCLASS)[2]<-'VALUE'
resultsD<-bind_rows(resultsDTEST,resultsDLAB,resultsDBEHAV,resultsDCLASS)
resultsD

ggplot(resultsD,aes(x=samples, ymin=0, ymax=VALUE,color=GROUP)) +
  geom_linerange(position = position_dodge(width = 0.5))+
  ylab("Variables changes: missing values means 'no change'")+labs(title="4C/ID group treatment effect",subtitle = "School 1 Junior sample for 2003 to 2017 time scale",x = "Sample Names")+
  theme(panel.grid.major.y = element_line(color = 1,linewidth = 0.25, linetype = 3),panel.background = element_rect(fill="lightgray",color = 1, linewidth = 1),plot.background = element_rect(fill = "white"))+
  annotate(geom="text", y=-0.5, x=1.5, label="Negative effect",color="red3",hjust=1)+
  annotate(geom="text", y=0.5, x=1.5, label="Positive effect",color="green3",hjust=0)+
  scale_x_discrete(limits=c("SCHOOL 1","JUNIOR","GRADE 7","GRADE 8", "GRADE 9", "RANK 1", "RANK 2","RANK 3","FEMALE","MALE"))+
  scale_y_continuous(limits=c(-25,25,5))+  
  coord_flip()

########## Summary results school 1 JUNIOR sample - 2003 to 2014
# for changes that have p-value that we can't reject the null I use the mean value

results <- data.frame(
  samples=c("SCHOOL 1","JUNIOR","GRADE 7","GRADE 8", "GRADE 9", "RANK 1**", "RANK 2","RANK 3","FEMALE","MALE"),
  TEST1=c(54,54,54,54,57,35,52,80, 54,55),
  TEST2=c(57,58,62,57,57,35,52,80, 61,55),
  LAB1=c(51,51,56,51,44,30,51,73, 50,53),
  LAB2=c(63,64,71,56,66,30,58,80, 70,61),
  BEHAV1=c(80,82,79,-83,80,-60,80,93, 82,-72),
  BEHAV2=c(83,82,79,-88,85,-65,80,93, 82,-80),
  CLASS1=c(58,58,60,58,55,39, 58, 77, 58,58),
  CLASS2=c(63,64,67,60,64,39, 58, 81, 67,60)
)
# **low number of observations
results

ggplot(results,aes(group=TEST1)) +
  geom_errorbar(aes(x=samples, ymin=TEST1, ymax=TEST2,color='TEST'), width = ifelse(results$TEST1==results$TEST2, 1, 0.3))+
  geom_errorbar(aes(x=samples, ymin=LAB1, ymax=LAB2,color='LAB'), width = ifelse(results$LAB1==results$LAB2, 1, 0.3)) +
  geom_errorbar(aes(x=samples, ymin=BEHAV1, ymax=BEHAV2, color='BEHAV'), width = ifelse(results$BEHAV1==results$BEHAV2, 1, 0.3)) +
  geom_errorbar(aes(x=samples, ymin=CLASS1, ymax=CLASS2, color='CLASS'),width = ifelse(results$CLASS1==results$CLASS2, 1, 0.3)) +
  xlab("Sample names")+
  labs(title="Results resume graph, 4C/ID treatment effect",y = "Variables changes: *vertical lines means 'no effect'; **Low number of obs.",subtitle = "School 1 Junior grade sample for 2003 to 2014 time scale")+
  scale_color_manual(name='Variables',
                     breaks=c('TEST','LAB', 'BEHAV', 'CLASS'),
                     values=c('TEST'='red', 'LAB'='blue', 'BEHAV'='green', 'CLASS'='orange'))+
  theme_bw()+
  theme(panel.grid.major.y = element_line(color = 1,linewidth = 0.25, linetype = 3),panel.background = element_rect(color = 1, linewidth = 1),plot.background = element_rect(fill = "white"))+
  geom_rect(aes(xmin=0,xmax=Inf,ymin = - Inf,ymax = 0),fill="white",alpha = 0.01) +
  geom_rect(aes(xmin=0,xmax=Inf,ymin = 0,ymax = Inf),fill="green",alpha = 0.01) +
  scale_x_discrete(limits=c("SCHOOL 1","JUNIOR","GRADE 7","GRADE 8", "GRADE 9", "RANK 1**", "RANK 2","RANK 3","FEMALE","MALE"))+
  scale_y_continuous(breaks = seq(-100, 100, by = 10))+
  geom_hline(yintercept=c(-50,50),color="black",linetype=2)+
  annotate(geom="text", x=9.5, y=-9.5, label="Negative effect*",color="red3",hjust=1)+
  annotate(geom="text", x=9.5, y=9.5, label="Positive effect*",color="green3",hjust=0)+
  coord_flip()

# Results: variable change
# prepare data frame for bar ploting
# IMPORTANT NOTE: the negative values are used to plot them in a different area of the graph for 
# negative effects. However, to use this data-frames to compute changes we need to have this values 
# exchanged in order to compute negative change values.
results$DTEST <- results$TEST2-results$TEST1
results$DLAB <- results$LAB2-results$LAB1
results$DBEHAV <- results$BEHAV2-results$BEHAV1
results$DCLASS <- results$CLASS2-results$CLASS1
resultsDTEST <- results %>% select(samples,DTEST)
resultsDTEST$GROUP <-"TEST"
names(resultsDTEST)[2]<-'VALUE'
resultsDLAB <- results %>% select(samples,DLAB)
resultsDLAB$GROUP <-"LAB"
names(resultsDLAB)[2]<-'VALUE'
resultsDBEHAV <- results %>% select(samples,DBEHAV)
resultsDBEHAV$GROUP <-"BEHAV"
names(resultsDBEHAV)[2]<-'VALUE'
resultsDCLASS <- results %>% select(samples,DCLASS)
resultsDCLASS$GROUP <-"CLASS"
names(resultsDCLASS)[2]<-'VALUE'
resultsD<-bind_rows(resultsDTEST,resultsDLAB,resultsDBEHAV,resultsDCLASS)
resultsD

ggplot(resultsD,aes(x=samples, ymin=0, ymax=VALUE,color=GROUP)) +
  geom_linerange(position = position_dodge(width = 0.5))+
  ylab("Variables changes: missing colors means 'no change'; **low obs.")+labs(title="4C/ID group treatment effect",subtitle = "School 1 JUNIOR grade sample, from 2003 to 2014 time scale",x = "Sample Names")+
  theme(panel.grid.major.y = element_line(color = 1,linewidth = 0.25, linetype = 3),panel.background = element_rect(fill="lightgray",color = 1, linewidth = 1),plot.background = element_rect(fill = "white"))+
  annotate(geom="text", y=-0.5, x=1.5, label="Negative effect",color="red3",hjust=1)+
  annotate(geom="text", y=0.5, x=1.5, label="Positive effect",color="green3",hjust=0)+
  scale_x_discrete(limits=c("SCHOOL 1","JUNIOR","GRADE 7","GRADE 8", "GRADE 9", "RANK 1**", "RANK 2","RANK 3","FEMALE","MALE"))+
  scale_y_continuous(limits=c(-25,25,5))+  
  coord_flip()
